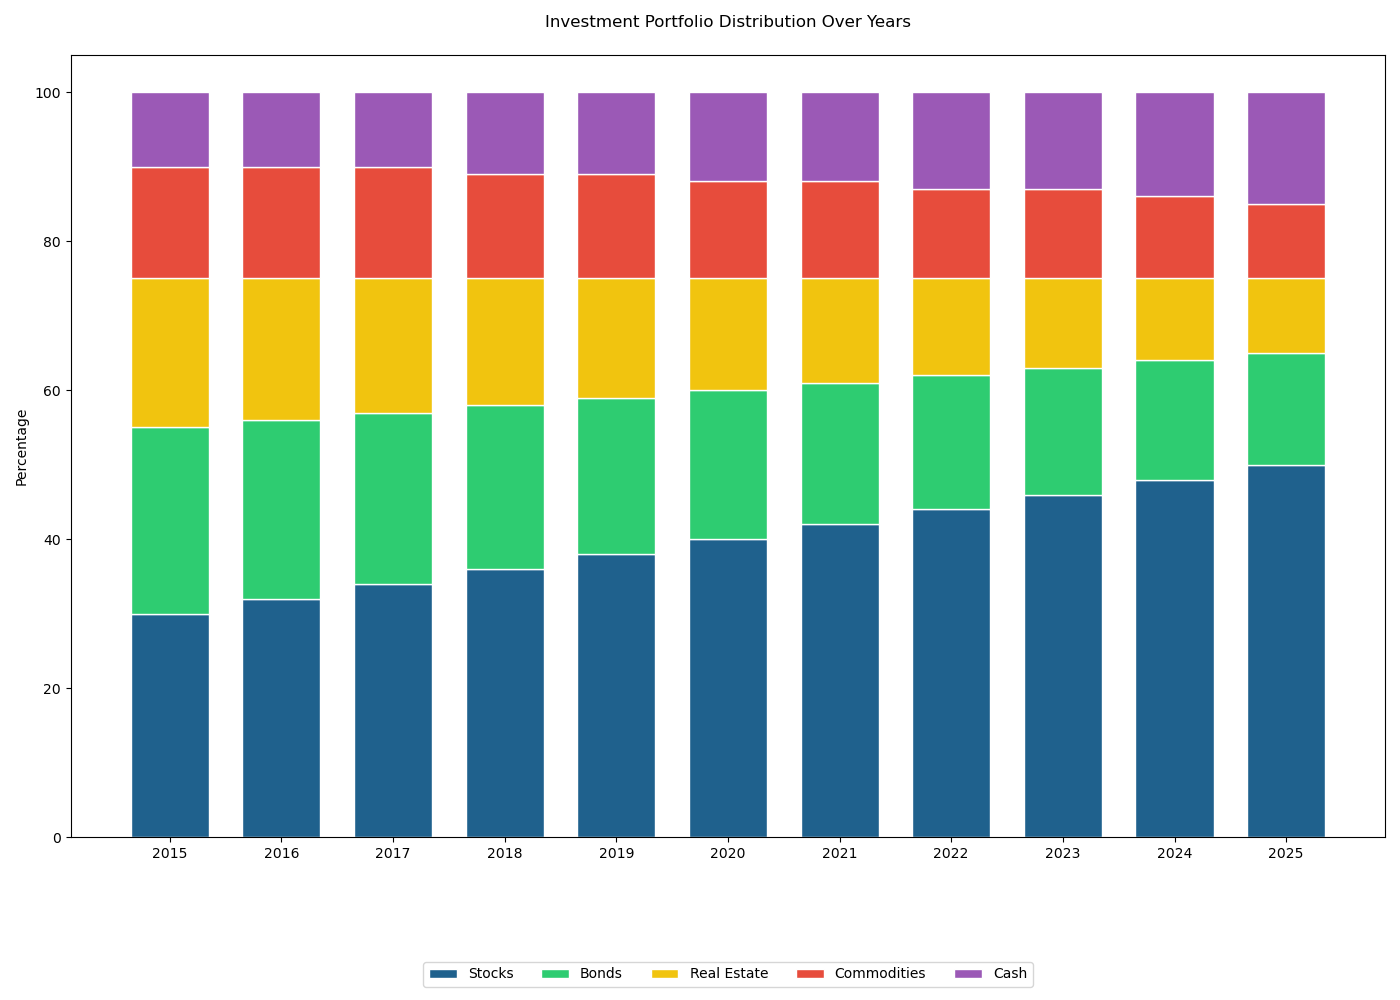

Write Python code to recreate this figure.

import matplotlib.pyplot as plt
import numpy as np

# Data
data = {
    'Year': ['2015', '2016', '2017', '2018', '2019', '2020', '2021', '2022', '2023', '2024', '2025'],
    'Stocks': [30, 32, 34, 36, 38, 40, 42, 44, 46, 48, 50],
    'Bonds': [25, 24, 23, 22, 21, 20, 19, 18, 17, 16, 15],
    'Real Estate': [20, 19, 18, 17, 16, 15, 14, 13, 12, 11, 10],
    'Commodities': [15, 15, 15, 14, 14, 13, 13, 12, 12, 11, 10],
    'Cash': [10, 10, 10, 11, 11, 12, 12, 13, 13, 14, 15]
}

years = data['Year']
stocks = data['Stocks']
bonds = data['Bonds']
real_estate = data['Real Estate']
commodities = data['Commodities']
cash = data['Cash']

# Plotting
fig, ax = plt.subplots(figsize=(14, 10))

bar_width = 0.7

stocks_bar = np.array(stocks)
bonds_bar = np.array(bonds)
real_estate_bar = np.array(real_estate)
commodities_bar = np.array(commodities)
cash_bar = np.array(cash)

bar_positions = np.arange(len(years))

ax.bar(bar_positions, stocks_bar, color='#1F618D', edgecolor='white', width=bar_width, label='Stocks')
ax.bar(bar_positions, bonds_bar, bottom=stocks_bar, color='#2ECC71', edgecolor='white', width=bar_width, label='Bonds')
ax.bar(bar_positions, real_estate_bar, bottom=stocks_bar + bonds_bar, color='#F1C40F', edgecolor='white', width=bar_width, label='Real Estate')
ax.bar(bar_positions, commodities_bar, bottom=stocks_bar + bonds_bar + real_estate_bar, color='#E74C3C', edgecolor='white', width=bar_width, label='Commodities')
ax.bar(bar_positions, cash_bar, bottom=stocks_bar + bonds_bar + real_estate_bar + commodities_bar, color='#9B59B6', edgecolor='white', width=bar_width, label='Cash')

# Customizing the plot
ax.set_xticks(bar_positions)
ax.set_xticklabels(years)
ax.set_ylabel('Percentage')
ax.set_title('Investment Portfolio Distribution Over Years', pad=20)
ax.legend(loc='upper center', bbox_to_anchor=(0.5, -0.15), ncol=5)

plt.tight_layout()
plt.show()
